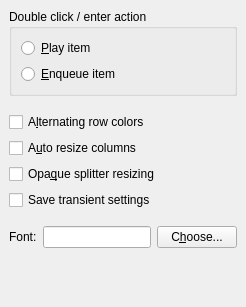
         <widget class="QWidget" name="lookAndFeelPage">
          <layout class="QVBoxLayout">
           <property name="spacing">
            <number>6</number>
           </property>
           <property name="leftMargin">
            <number>9</number>
           </property>
           <property name="topMargin">
            <number>9</number>
           </property>
           <property name="rightMargin">
            <number>9</number>
           </property>
           <property name="bottomMargin">
            <number>9</number>
           </property>
           <item>
            <widget class="QGroupBox" name="groupBox">
             <property name="title">
              <string>Double click / enter action</string>
             </property>
             <layout class="QVBoxLayout">
              <property name="spacing">
               <number>6</number>
              </property>
              <property name="leftMargin">
               <number>9</number>
              </property>
              <property name="topMargin">
               <number>9</number>
              </property>
              <property name="rightMargin">
               <number>9</number>
              </property>
              <property name="bottomMargin">
               <number>9</number>
              </property>
              <item>
               <widget class="QRadioButton" name="playItemRadio">
                <property name="text">
                 <string>&amp;Play item</string>
                </property>
               </widget>
              </item>
              <item>
               <widget class="QRadioButton" name="enqueueItemRadio">
                <property name="text">
                 <string>&amp;Enqueue item</string>
                </property>
               </widget>
              </item>
             </layout>
            </widget>
           </item>
           <item>
            <spacer>
             <property name="orientation">
              <enum>Qt::Vertical</enum>
             </property>
             <property name="sizeType">
              <enum>QSizePolicy::Minimum</enum>
             </property>
             <property name="sizeHint" stdset="0">
              <size>
               <width>20</width>
               <height>10</height>
              </size>
             </property>
            </spacer>
           </item>
           <item>
            <widget class="QCheckBox" name="alternatingCheck">
             <property name="text">
              <string>A&amp;lternating row colors</string>
             </property>
            </widget>
           </item>
           <item>
            <widget class="QCheckBox" name="autoResizeCheck">
             <property name="text">
              <string>A&amp;uto resize columns</string>
             </property>
            </widget>
           </item>
           <item>
            <widget class="QCheckBox" name="opaqueCheck">
             <property name="text">
              <string>Opa&amp;que splitter resizing</string>
             </property>
            </widget>
           </item>
           <item>
            <widget class="QCheckBox" name="transientSettingsCheck">
             <property name="text">
              <string>Save transient settings</string>
             </property>
            </widget>
           </item>
           <item>
            <spacer>
             <property name="orientation">
              <enum>Qt::Vertical</enum>
             </property>
             <property name="sizeType">
              <enum>QSizePolicy::Minimum</enum>
             </property>
             <property name="sizeHint" stdset="0">
              <size>
               <width>20</width>
               <height>10</height>
              </size>
             </property>
            </spacer>
           </item>
           <item>
            <layout class="QHBoxLayout">
             <property name="spacing">
              <number>6</number>
             </property>
             <property name="leftMargin">
              <number>0</number>
             </property>
             <property name="topMargin">
              <number>0</number>
             </property>
             <property name="rightMargin">
              <number>0</number>
             </property>
             <property name="bottomMargin">
              <number>0</number>
             </property>
             <item>
              <widget class="QLabel" name="label_5_3_2">
               <property name="text">
                <string>Font:</string>
               </property>
               <property name="buddy">
                <cstring>fontLine</cstring>
               </property>
              </widget>
             </item>
             <item>
              <widget class="QLineEdit" name="fontLine">
               <property name="enabled">
                <bool>true</bool>
               </property>
               <property name="readOnly">
                <bool>true</bool>
               </property>
              </widget>
             </item>
             <item>
              <widget class="QPushButton" name="fontButton">
               <property name="text">
                <string>C&amp;hoose...</string>
               </property>
              </widget>
             </item>
            </layout>
           </item>
           <item>
            <spacer>
             <property name="orientation">
              <enum>Qt::Vertical</enum>
             </property>
             <property name="sizeHint" stdset="0">
              <size>
               <width>20</width>
               <height>50</height>
              </size>
             </property>
            </spacer>
           </item>
          </layout>
         </widget>
